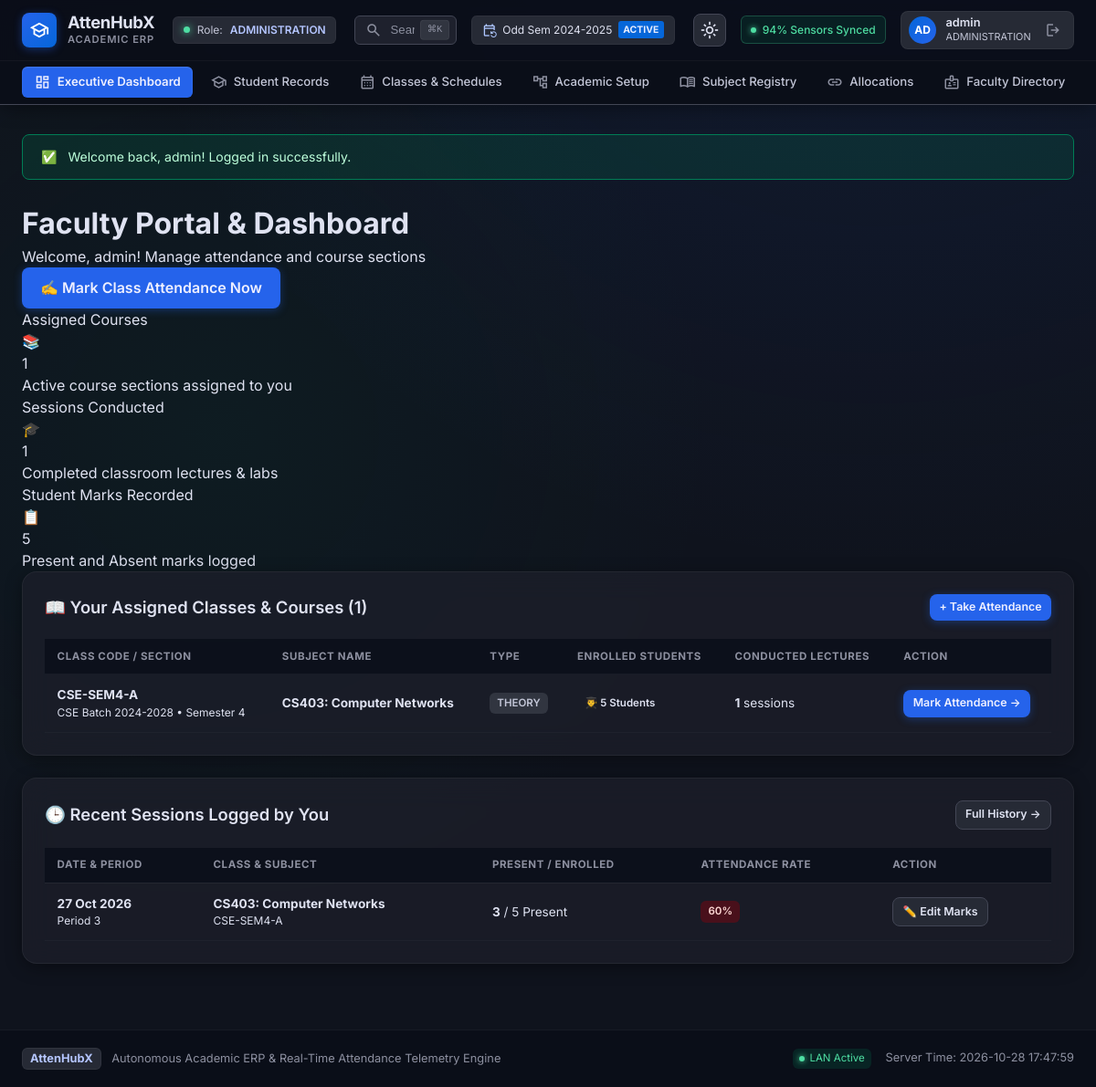
Page /faculty/dashboard.php (signed in) on the committed database.
### tables this page shows
CREATE TABLE `class_subjects` (
    `id` BIGINT UNSIGNED AUTO_INCREMENT PRIMARY KEY,
    `class_id` BIGINT UNSIGNED NOT NULL,
    `subject_id` BIGINT UNSIGNED NOT NULL,
    `teacher_id` BIGINT UNSIGNED NOT NULL,
    `start_date` DATE NOT NULL,
    `end_date` DATE NULL,
    `is_active` BOOLEAN DEFAULT TRUE,
    `created_at` DATETIME NOT NULL DEFAULT CURRENT_TIMESTAMP,
    `updated_at` DATETIME NOT NULL DEFAULT CURRENT_TIMESTAMP ON UPDATE CURRENT_TIMESTAMP,
    FOREIGN KEY (`class_id`) REFERENCES `classes`(`id`) ON DELETE RESTRICT,
    FOREIGN KEY (`subject_id`) REFERENCES `subjects`(`id`) ON DELETE RESTRICT,
    FOREIGN KEY (`teacher_id`) REFERENCES `teachers`(`id`) ON DELETE RESTRICT,
    INDEX `idx_cs_class` (`class_id`),
    INDEX `idx_cs_subject` (`subject_id`),
    INDEX `idx_cs_teacher` (`teacher_id`)
);

CREATE TABLE `classes` (
    `id` BIGINT UNSIGNED AUTO_INCREMENT PRIMARY KEY,
    `admission_batch_id` BIGINT UNSIGNED NOT NULL,
    `semester_id` BIGINT UNSIGNED NOT NULL,
    `section_name` VARCHAR(20) NOT NULL,
    `class_code` VARCHAR(50) UNIQUE NULL,
    `is_active` BOOLEAN DEFAULT TRUE,
    `created_at` DATETIME NOT NULL DEFAULT CURRENT_TIMESTAMP,
    `updated_at` DATETIME NOT NULL DEFAULT CURRENT_TIMESTAMP ON UPDATE CURRENT_TIMESTAMP,
    UNIQUE KEY `uk_batch_sem_sec` (`admission_batch_id`, `semester_id`, `section_name`),
    FOREIGN KEY (`admission_batch_id`) REFERENCES `admission_batches`(`id`) ON DELETE RESTRICT,
    FOREIGN KEY (`semester_id`) REFERENCES `semesters`(`id`) ON DELETE RESTRICT,
    INDEX `idx_classes_batch` (`admission_batch_id`),
    INDEX `idx_classes_sem` (`semester_id`)
);

CREATE TABLE `admission_batches` (
    `id` BIGINT UNSIGNED AUTO_INCREMENT PRIMARY KEY,
    `academic_year_id` BIGINT UNSIGNED NOT NULL,
    `department_id` BIGINT UNSIGNED NOT NULL,
    `specialization_id` BIGINT UNSIGNED NULL,
    `batch_name` VARCHAR(50) NOT NULL,
    `admission_year` YEAR NOT NULL,
    `created_at` DATETIME NOT NULL DEFAULT CURRENT_TIMESTAMP,
    FOREIGN KEY (`academic_year_id`) REFERENCES `academic_years`(`id`) ON DELETE RESTRICT,
    FOREIGN KEY (`department_id`) REFERENCES `departments`(`id`) ON DELETE RESTRICT,
    FOREIGN KEY (`specialization_id`) REFERENCES `specializations`(`id`) ON DELETE RESTRICT
);

CREATE TABLE `semesters` (
    `id` BIGINT UNSIGNED AUTO_INCREMENT PRIMARY KEY,
    `academic_year_id` BIGINT UNSIGNED NOT NULL,
    `semester_number` TINYINT NOT NULL,
    `name` VARCHAR(20) NOT NULL,
    `start_date` DATE NOT NULL,
    `end_date` DATE NOT NULL,
    `created_at` DATETIME NOT NULL DEFAULT CURRENT_TIMESTAMP,
    FOREIGN KEY (`academic_year_id`) REFERENCES `academic_years`(`id`) ON DELETE RESTRICT
);

CREATE TABLE `subjects` (
    `id` BIGINT UNSIGNED AUTO_INCREMENT PRIMARY KEY,
    `code` VARCHAR(30) UNIQUE NOT NULL,
    `name` VARCHAR(150) NOT NULL,
    `subject_type` VARCHAR(30) NOT NULL DEFAULT 'THEORY',
    `default_contact_hours` DECIMAL(5,2) DEFAULT 1.00,
    `credits` DECIMAL(4,2) NULL,
    `description` TEXT NULL,
    `is_active` BOOLEAN DEFAULT TRUE,
    `created_at` DATETIME NOT NULL DEFAULT CURRENT_TIMESTAMP,
    `updated_at` DATETIME NOT NULL DEFAULT CURRENT_TIMESTAMP ON UPDATE CURRENT_TIMESTAMP
);

CREATE TABLE `class_sessions` (
    `id` BIGINT UNSIGNED AUTO_INCREMENT PRIMARY KEY,
    `class_id` BIGINT UNSIGNED NOT NULL,
    `class_subject_id` BIGINT UNSIGNED NOT NULL,
    `session_date` DATE NOT NULL,
    `period_number` TINYINT NOT NULL,
    `assigned_teacher_id` BIGINT UNSIGNED NOT NULL,
    `conducted_by_teacher_id` BIGINT UNSIGNED NOT NULL,
    `contact_hours` DECIMAL(5,2) DEFAULT 1.00,
    `status` VARCHAR(30) NOT NULL DEFAULT 'CONDUCTED',
    `source` VARCHAR(30) NOT NULL DEFAULT 'DIRECT_ENTRY',
    `created_at` DATETIME NOT NULL DEFAULT CURRENT_TIMESTAMP,
    `updated_at` DATETIME NOT NULL DEFAULT CURRENT_TIMESTAMP ON UPDATE CURRENT_TIMESTAMP,
    FOREIGN KEY (`class_id`) REFERENCES `classes`(`id`) ON DELETE RESTRICT,
    FOREIGN KEY (`class_subject_id`) REFERENCES `class_subjects`(`id`) ON DELETE RESTRICT,
    FOREIGN KEY (`assigned_teacher_id`) REFERENCES `teachers`(`id`) ON DELETE RESTRICT,
    FOREIGN KEY (`conducted_by_teacher_id`) REFERENCES `teachers`(`id`) ON DELETE RESTRICT,
    INDEX `idx_sessions_class_date` (`class_id`, `session_date`),
    INDEX `idx_sessions_subject_date` (`class_subject_id`, `session_date`),
    INDEX `idx_sessions_teacher_date` (`conducted_by_teacher_id`, `session_date`)
);

### includes/auth.php (called while the page is built, shortened)
<?php
require_once __DIR__ . '/functions.php';
function current_user(): ?array {
    return $_SESSION['user'] ?? null;
}

### includes/functions.php (called while the page is built, shortened)
<?php
function e(?string $str): string {
    return htmlspecialchars($str ?? '', ENT_QUOTES, 'UTF-8');
}
function base_url(string $path = ''): string {
    static $base = null;
    if ($base === null) {
        $script_dir = dirname($_SERVER['SCRIPT_NAME'] ?? '');
        $patterns = ['/admin', '/faculty', '/hod', '/student', '/auth'];
        $clean_dir = $script_dir;
        foreach ($patterns as $p) {
            if (substr($clean_dir, -strlen($p)) === $p) {
                $clean_dir = substr($clean_dir, 0, -strlen($p));
            }
        }
        $clean_dir = rtrim(str_replace('\\', '/', $clean_dir), '/');
        $base = $clean_dir;
    }
    $path = ltrim($path, '/');
    return ($base === '' ? '' : $base) . ($path !== '' ? '/' . $path : '/');
}
function format_date(?string $date, string $format = 'd M Y'): string {
    $time = strtotime($date);
    return $time ? date($format, $time) : $date;
}

### faculty/dashboard.php (the view, shortened to what this page needs)
<?php
require_once __DIR__ . '/../includes/header.php';
$db = get_db();
$user = current_user();
$teacher_id = $user['teacher_id'] ?? null;
if (!$teacher_id) {
    $t_row = $db->query("SELECT id FROM teachers ORDER BY id ASC LIMIT 1")->fetch();
    $teacher_id = $t_row['id'] ?? 1;
}
$stats_stmt = $db->prepare("
    SELECT
        (SELECT COUNT(*) FROM class_subjects WHERE teacher_id = ? AND is_active = 1) AS assigned_subjects,
        (SELECT COUNT(*) FROM class_sessions WHERE conducted_by_teacher_id = ? AND status = 'CONDUCTED') AS conducted_sessions,
        (SELECT COUNT(a.id)
         FROM attendance_records a
         JOIN class_sessions cs ON a.class_session_id = cs.id
         WHERE cs.conducted_by_teacher_id = ? AND cs.status = 'CONDUCTED') AS total_marks_recorded
");
$stats_stmt->execute([$teacher_id, $teacher_id, $teacher_id]);
$stats = $stats_stmt->fetch();
$assign_stmt = $db->prepare("
    SELECT
        cs.id AS class_subject_id, cs.class_id, cs.subject_id,
        c.class_code, c.section_name, b.batch_name, sem.name AS semester_name,
        s.code AS subject_code, s.name AS subject_name, s.subject_type,
        (SELECT COUNT(*) FROM student_enrollments se WHERE se.class_id = c.id AND se.status = 'ACTIVE') AS student_count,
        (SELECT COUNT(*) FROM class_sessions sess WHERE sess.class_subject_id = cs.id AND sess.status = 'CONDUCTED') AS sessions_taken
    FROM class_subjects cs
    JOIN classes c ON cs.class_id = c.id
    JOIN admission_batches b ON c.admission_batch_id = b.id
    JOIN semesters sem ON c.semester_id = sem.id
    JOIN subjects s ON cs.subject_id = s.id
    WHERE cs.teacher_id = ? AND cs.is_active = 1
    ORDER BY c.class_code ASC, s.code ASC
");
$assign_stmt->execute([$teacher_id]);
$assignments = $assign_stmt->fetchAll();
$sess_stmt = $db->prepare("
    SELECT
        cs.id, cs.session_date, cs.period_number, cs.status,
        c.class_code, c.section_name,
        s.code AS subject_code, s.name AS subject_name,
        (SELECT COUNT(*) FROM attendance_records WHERE class_session_id = cs.id) AS student_count,
        (SELECT COUNT(*) FROM attendance_records WHERE class_session_id = cs.id AND status = 'PRESENT') AS present_count
    FROM class_sessions cs
    JOIN classes c ON cs.class_id = c.id
    JOIN class_subjects csub ON cs.class_subject_id = csub.id
    JOIN subjects s ON csub.subject_id = s.id
    WHERE cs.conducted_by_teacher_id = ?
    ORDER BY cs.session_date DESC, cs.period_number DESC
    LIMIT 5
");
$sess_stmt->execute([$teacher_id]);
$recent_sessions = $sess_stmt->fetchAll();
?>
<div class="page-header">
    <div>
        <h1 class="page-title">Faculty Portal & Dashboard</h1>
        <p class="page-subtitle">Welcome, <?= e($user['display_name']) ?>! Manage attendance and course sections</p>
    </div>
    <div>
        <a href="<?= base_url('faculty/take_attendance.php') ?>" class="btn btn-primary" style="font-size: 1rem; padding: 0.65rem 1.25rem;">
            ✍️ Mark Class Attendance Now
        </a>
    </div>
</div>
<div class="stats-grid">
    <div class="stat-card stat-primary">
        <div class="stat-header">
            <span class="stat-title">Assigned Courses</span>
            <div class="stat-icon">📚</div>
        </div>
        <div class="stat-value"><?= number_format($stats['assigned_subjects']) ?></div>
        <div class="stat-desc">Active course sections assigned to you</div>
    </div>
    <div class="stat-card stat-success">
        <div class="stat-header">
            <span class="stat-title">Sessions Conducted</span>
            <div class="stat-icon">🎓</div>
        </div>
        <div class="stat-value"><?= number_format($stats['conducted_sessions']) ?></div>
        <div class="stat-desc">Completed classroom lectures & labs</div>
    </div>
    <div class="stat-card stat-info">
        <div class="stat-header">
            <span class="stat-title">Student Marks Recorded</span>
            <div class="stat-icon">📋</div>
        </div>
        <div class="stat-value"><?= number_format($stats['total_marks_recorded']) ?></div>
        <div class="stat-desc">Present and Absent marks logged</div>
    </div>
</div>
<div class="card">
    <div class="card-header">
        <h2 class="card-title">📖 Your Assigned Classes & Courses (<?= count($assignments) ?>)</h2>
        <a href="<?= base_url('faculty/take_attendance.php') ?>" class="btn btn-primary btn-sm">+ Take Attendance</a>
    </div>
    <div class="card-body" style="padding: 0;">
        <div class="table-responsive">
            <table class="data-table">
                <thead>
                    <tr>
                        <th>Class Code / Section</th>
                        <th>Subject Name</th>
                        <th>Type</th>
                        <th>Enrolled Students</th>
                        <th>Conducted Lectures</th>
                        <th>Action</th>
                    </tr>
                </thead>
                <tbody>
                    <?php if (empty($assignments)): ?>
                        <tr>
                            <td colspan="6" style="text-align: center; color: var(--text-muted); padding: 2rem;">
                                No courses are currently assigned to your profile. Please contact your HOD or Admin.
                            </td>
                        </tr>
                    <?php else: ?>
                        <?php foreach ($assignments as $a): ?>
                            <tr>
                                <td>
                                    <strong><?= e($a['class_code'] ?: "Section {$a['section_name']}") ?></strong>
                                    <div style="font-size: 0.75rem; color: var(--text-muted);"><?= e($a['batch_name']) ?> &bull; <?= e($a['semester_name']) ?></div>
                                </td>
                                <td>
                                    <strong><?= e($a['subject_code']) ?>: <?= e($a['subject_name']) ?></strong>
                                </td>
                                <td>
                                    <span class="badge <?= $a['subject_type'] === 'LAB' ? 'badge-info' : 'badge-secondary' ?>">
                                        <?= e($a['subject_type']) ?>
                                    </span>
                                </td>
                                <td>
                                    <span class="badge badge-info">👨‍🎓 <?= $a['student_count'] ?> Students</span>
                                </td>
                                <td>
                                    <strong><?= $a['sessions_taken'] ?></strong> sessions
                                </td>
                                <td>
                                    <a href="<?= base_url('faculty/take_attendance.php?class_id=' . $a['class_id'] . '&class_subject_id=' . $a['class_subject_id']) ?>" class="btn btn-primary btn-sm">
                                        Mark Attendance &rarr;
                                    </a>
                                </td>
                            </tr>
                        <?php endforeach; ?>
                    <?php endif; ?>
                </tbody>
            </table>
        </div>
    </div>
</div>
<div class="card">
    <div class="card-header">
        <h2 class="card-title">🕒 Recent Sessions Logged by You</h2>
        <a href="<?= base_url('faculty/attendance_history.php') ?>" class="btn btn-secondary btn-sm">Full History &rarr;</a>
    </div>
    <div class="card-body" style="padding: 0;">
        <div class="table-responsive">
            <table class="data-table">
                <thead>
                    <tr>
                        <th>Date & Period</th>
                        <th>Class & Subject</th>
                        <th>Present / Enrolled</th>
                        <th>Attendance Rate</th>
                        <th>Action</th>
                    </tr>
                </thead>
                <tbody>
                    <?php if (empty($recent_sessions)): ?>
                        <tr>
                            <td colspan="5" style="text-align: center; color: var(--text-muted); padding: 2rem;">
                                You have not marked any class sessions yet. Click "Mark Class Attendance Now" above to start!
                            </td>
                        </tr>
                    <?php else: ?>
                        <?php foreach ($recent_sessions as $s): ?>
                            <?php
                                $pct = $s['student_count'] > 0 ? round(($s['present_count'] / $s['student_count']) * 100) : 0;
                            ?>
                            <tr>
                                <td>
                                    <strong><?= format_date($s['session_date']) ?></strong>
                                    <div style="font-size: 0.75rem; color: var(--text-muted);">Period <?= $s['period_number'] ?></div>
                                </td>
                                <td>
                                    <strong><?= e($s['subject_code']) ?>: <?= e($s['subject_name']) ?></strong>
                                    <div style="font-size: 0.75rem; color: var(--text-muted);"><?= e($s['class_code'] ?: $s['section_name']) ?></div>
                                </td>
                                <td>
                                    <strong><?= $s['present_count'] ?></strong> / <?= $s['student_count'] ?> Present
                                </td>
                                <td>
                                    <span class="badge <?= $pct >= 75 ? 'badge-success' : 'badge-danger' ?>">
                                        <?= $pct ?>%
                                    </span>
                                </td>
                                <td>
                                    <a href="<?= base_url('faculty/take_attendance.php?session_id=' . $s['id']) ?>" class="btn btn-secondary btn-sm">
                                        ✏️ Edit Marks
                                    </a>
                                </td>
                            </tr>
                        <?php endforeach; ?>
                    <?php endif; ?>
                </tbody>
            </table>
        </div>
    </div>
</div>
<?php require_once __DIR__ . '/../includes/footer.php'; ?>

### rows in the picture
class_subjects: class.class_code "CSE-SEM4-A", admission_batches.batch_name "CSE Batch 2024-2028", semesters.name "Semester 4", subject.code "CS403", subject.name "Computer Networks", subject.subject_type "THEORY", student_count "5", sessions_taken "1"
class_sessions: session_date "27 Oct 2026", period_number "3", subject_code "CS403", subject_name "Computer Networks", class.class_code "CSE-SEM4-A", present_count "3", student_count "5", pct "60"

### other values in the picture
$user['role'] "ADMINISTRATION"
substr($user['username'] ?? 'U', 0, 2) "AD"
$user['display_name'] "admin"
$flash['message'] "Welcome back, admin! Logged in successfully."
$stats['assigned_subjects'] "1"
$stats['conducted_sessions'] "1"
$stats['total_marks_recorded'] "5"
count($assignments) "1"
